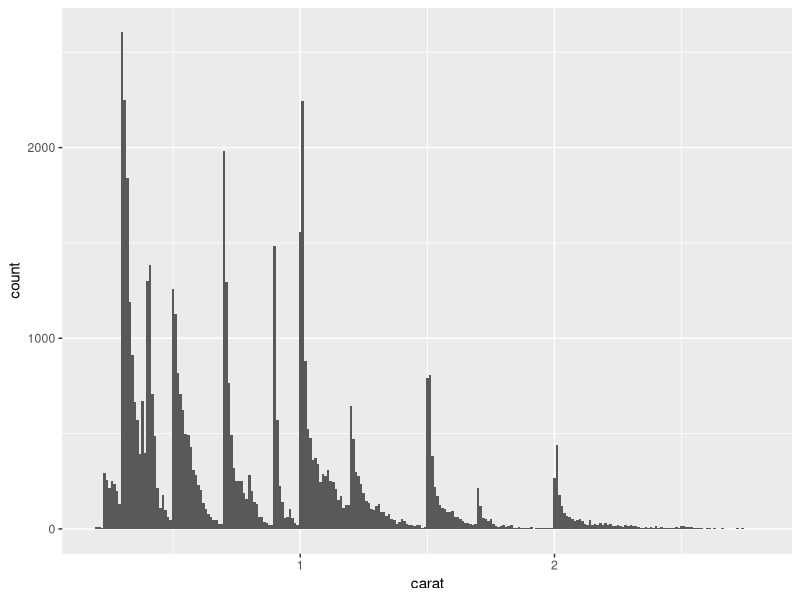
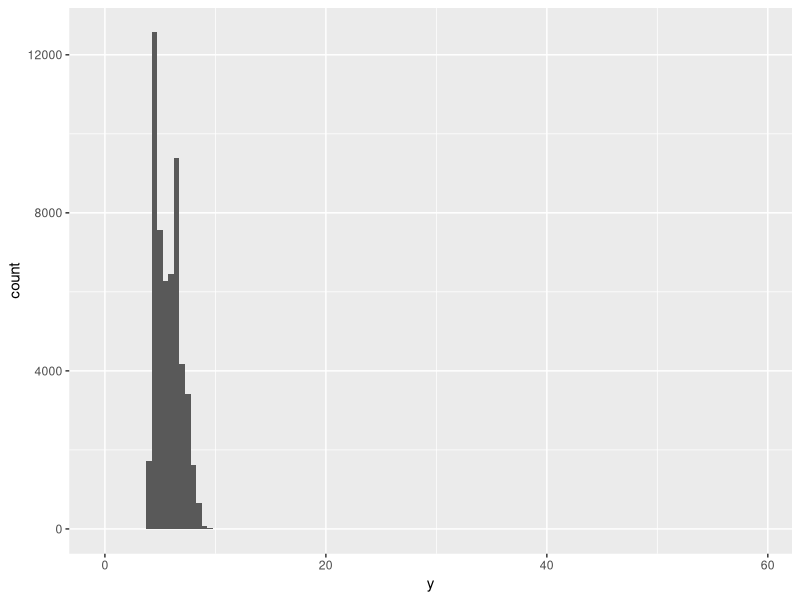
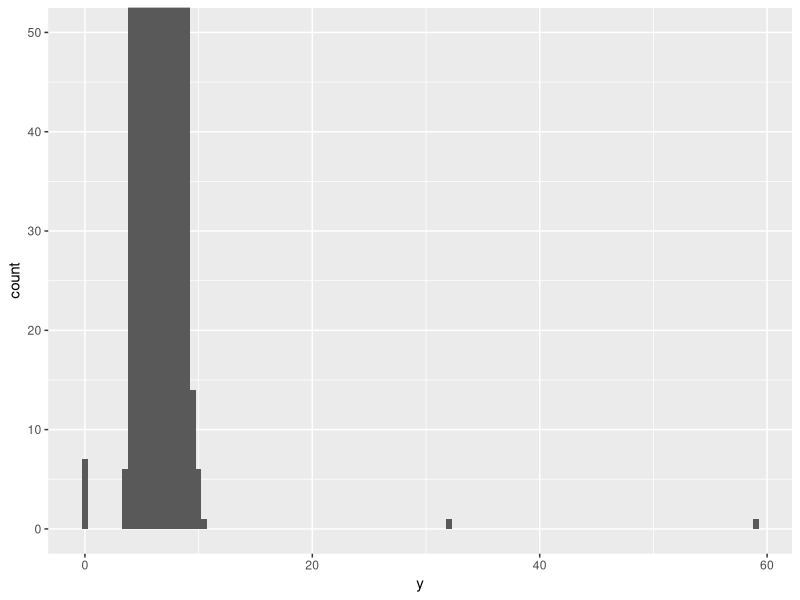
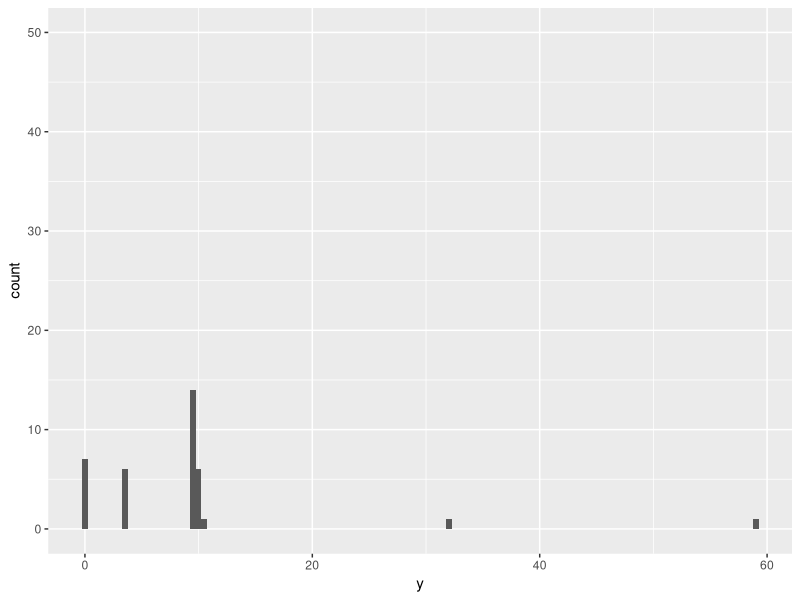

Generate these figures, in order, with R:
## ---- chunk 1
knitr::opts_chunk$set(
  collapse = TRUE,
  comment = "#>"
)
## ---- chunk 2
library(tidyverse)
## ---- chunk 3
# ?diamonds
diamonds
## ---- chunk 4
diamonds %>% 
  glimpse()
## ---- chunk 5
smaller <- diamonds %>% 
  filter(carat < 3)

ggplot(data = smaller, mapping = aes(x = carat)) +
  geom_histogram(binwidth = 0.01)
## ---- chunk 6
ggplot(diamonds) + 
  geom_histogram(mapping = aes(x = y), binwidth = 0.5)
## ---- chunk 7
ggplot(diamonds) + 
  geom_histogram(mapping = aes(x = y), binwidth = 0.5) +
  coord_cartesian(ylim = c(0, 50))
## ---- chunk 8
ggplot(diamonds) + 
  geom_histogram(mapping = aes(x = y), binwidth = 0.5) +
  ylim(c(0, 50))
